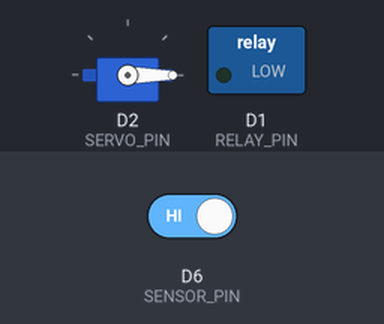
This sketch was run on a simulated ESP8266 (NodeMCU). On the bench: servo, switched loads named in the sketch (green lamp = pin HIGH). The test bench sets the inputs (shaded band); at power-on: D6 (SENSOR_PIN) HIGH. WiFi joins after 1.5 s; servers stay silent unless stated; no MQTT or app messages arrive unless stated; what the sketch prints to the serial monitor is not drawn.

Above: at 2.7 s.
2.8 s: D6 (SENSOR_PIN) driven LOW
At 4.4 s:
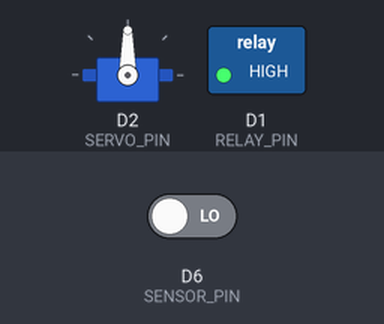
Timing chart, 0 to 10.4 s (numbered marks = the images above; inputs shaded):
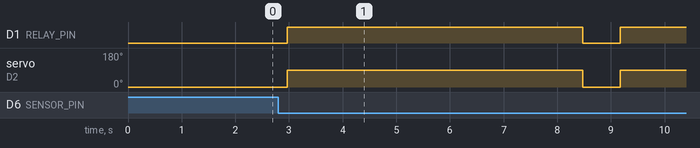

The sketch:

tieu-luan-iot.ino
```cpp
#include <ESP8266WiFi.h>
#include <PubSubClient.h>
#include <Servo.h>

// ================== WiFi Config ==================
const char* ssid = "Phuong Tran 3";               // Tên WiFi
const char* password = "24031972";   // Mật khẩu WiFi

// ================== MQTT Config ==================
const char* mqtt_server = "192.168.1.29";   // IP máy chạy Mosquitto (cùng mạng)
const int mqtt_port = 1883;                  // Cổng MQTT mặc định
const char* mqtt_topic_status = "home/door/status";
const char* mqtt_topic_sensor = "home/door/sensor";

WiFiClient espClient;
PubSubClient client(espClient);

// ================== Hardware Config ==================
#define RELAY_PIN D1     // GPIO5
#define SERVO_PIN D2     // GPIO4
#define SENSOR_PIN D6    // GPIO12

Servo myServo;
const unsigned long OPEN_TIME = 5000;

void setup_wifi() {
  delay(10);
  Serial.begin(9600);
  WiFi.begin(ssid, password);
  Serial.print("Kết nối WiFi...");
  while (WiFi.status() != WL_CONNECTED) {
    delay(500);
    Serial.print(".");
  }
  Serial.println("\nWiFi đã kết nối");
}

void reconnect() {
  while (!client.connected()) {
    Serial.print("Kết nối MQTT...");
    if (client.connect("ESP8266Client")) {
      Serial.println("thành công!");
    } else {
      Serial.print("Thất bại, mã lỗi = ");
      Serial.print(client.state());
      delay(2000);
    }
  }
}

void setup() {
  pinMode(RELAY_PIN, OUTPUT);
  pinMode(SENSOR_PIN, INPUT);

  myServo.attach(SERVO_PIN);
  myServo.write(0);
  digitalWrite(RELAY_PIN, LOW);

  setup_wifi();
  client.setServer(mqtt_server, mqtt_port);
}

void loop() {
  if (!client.connected()) {
    reconnect();
  }
  client.loop();

  int sensorState = digitalRead(SENSOR_PIN);
  Serial.print("Trạng thái cảm biến: ");
  Serial.println(sensorState);

  // Gửi trạng thái cảm biến qua MQTT
  client.publish(mqtt_topic_sensor, sensorState == LOW ? "object_detected" : "clear");

  if (sensorState == LOW) {
    Serial.println("Phát hiện vật, mở cửa!");
    client.publish(mqtt_topic_status, "opening");
    openDoor();
    delay(OPEN_TIME);
    closeDoor();
    client.publish(mqtt_topic_status, "closed");
  } else {
    Serial.println("Không có vật.");
  }

  delay(200);
}

void openDoor() {
  digitalWrite(RELAY_PIN, HIGH);
  myServo.write(90);
  delay(500);
}

void closeDoor() {
  myServo.write(0);
  digitalWrite(RELAY_PIN, LOW);
  delay(500);
}
```

Measured:
- after the input at 2.8 s, D1 (RELAY_PIN): LOW → HIGH after 0.17 s, → LOW 5.5 s later, → HIGH 0.70 s later; servo on D2 (SERVO_PIN): 0° → 90° after 0.17 s, → 0° 5.5 s later, → 90° 0.70 s later
